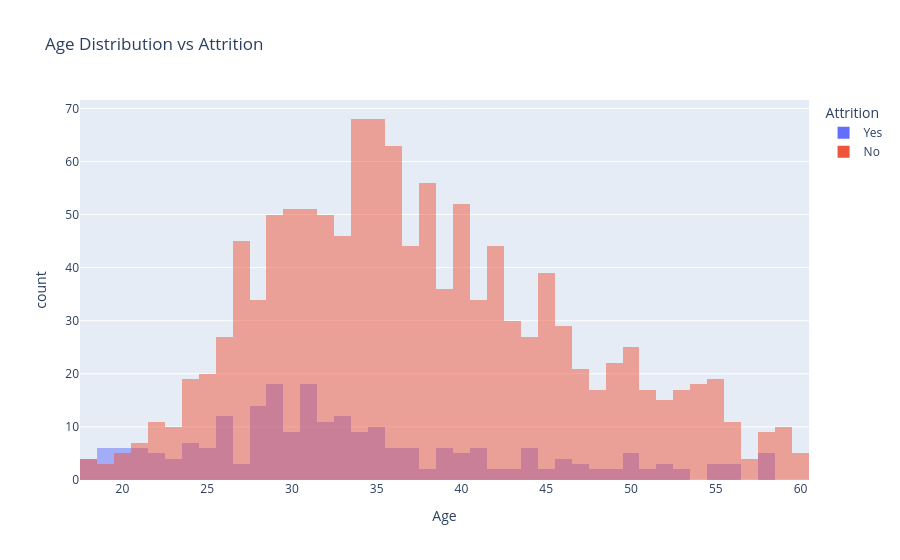

Write notebook code for a chart like this one.
### Code cell
#Age vs Attrition

fig = px.histogram(df, x='Age', color='Attrition',
                   barmode='overlay',
                   title='Age Distribution vs Attrition')

fig.show()

### Figure 1 — Plotly figure (JSON) as saved in the notebook; plotly's stock layout.template omitted (floating-point values rounded to 4 significant figures; data arrays with more than 128 entries replaced by an {"elided": "..."} marker saying what was removed)
{"data": [{"bingroup": "x", "hovertemplate": "Attrition=Yes<br>Age=%{x}<br>count=%{y}<extra></extra>", "legendgroup": "Yes", "marker": {"color": "#636efa", "opacity": 0.5, "pattern": {"shape": ""}}, "name": "Yes", "orientation": "v", "showlegend": true, "type": "histogram", "x": {"elided": "237 int values"}, "xaxis": "x", "yaxis": "y"}, {"bingroup": "x", "hovertemplate": "Attrition=No<br>Age=%{x}<br>count=%{y}<extra></extra>", "legendgroup": "No", "marker": {"color": "#EF553B", "opacity": 0.5, "pattern": {"shape": ""}}, "name": "No", "orientation": "v", "showlegend": true, "type": "histogram", "x": {"elided": "1233 int values"}, "xaxis": "x", "yaxis": "y"}], "layout": {"barmode": "overlay", "legend": {"title": {"text": "Attrition"}, "tracegroupgap": 0}, "title": {"text": "Age Distribution vs Attrition"}, "xaxis": {"anchor": "y", "domain": [0, 1], "title": {"text": "Age"}}, "yaxis": {"anchor": "x", "domain": [0, 1], "title": {"text": "count"}}}}
